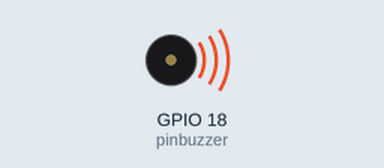
Recording of a program running on a simulated Raspberry Pi (BCM pin numbers). Shown: buzzer (waves = sounding, pin HIGH).

Above: at 0.55 s.
At 5.8 s:
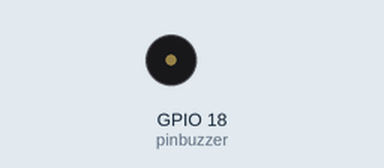
Timing chart, 0 to 9.9 s (numbered marks = the images above):
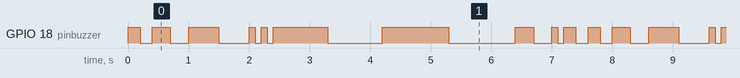

The program:

Buzzer_Activo_V1.py
```python
import RPi.GPIO as GPIO
import time

pinbuzzer = 18
lista_buzzer = [.2, .3, .5, .1, .0, .1, .9, 1.1, 0.3, .1, .2]

GPIO.setmode(GPIO.BCM)
GPIO.setup(pinbuzzer, GPIO.OUT)

try:
    i = 0
    while True:
        for i in lista_buzzer:
            GPIO.output(pinbuzzer, GPIO.HIGH)
            time.sleep(i)
            GPIO.output(pinbuzzer, GPIO.LOW)
            time.sleep(i)

except KeyboardInterrupt:
    GPIO.cleanup()
```

Measured:
- by itself, GPIO 18 (pinbuzzer): repeats every 7.6 s: LOW 0.20 s, HIGH 0.30 s, LOW 0.30 s, HIGH 0.50 s, LOW 0.50 s, 2 × (HIGH 0.10 s, LOW 0.10 s), HIGH 0.90 s, LOW 0.90 s, HIGH 1.1 s, LOW 1.1 s, HIGH 0.30 s, LOW 0.30 s, HIGH 0.10 s, LOW 0.10 s, HIGH 0.20 s, LOW 0.20 s, HIGH 0.20 s
- by itself, everything shown: repeats every 7.6 s, in 20 steps
